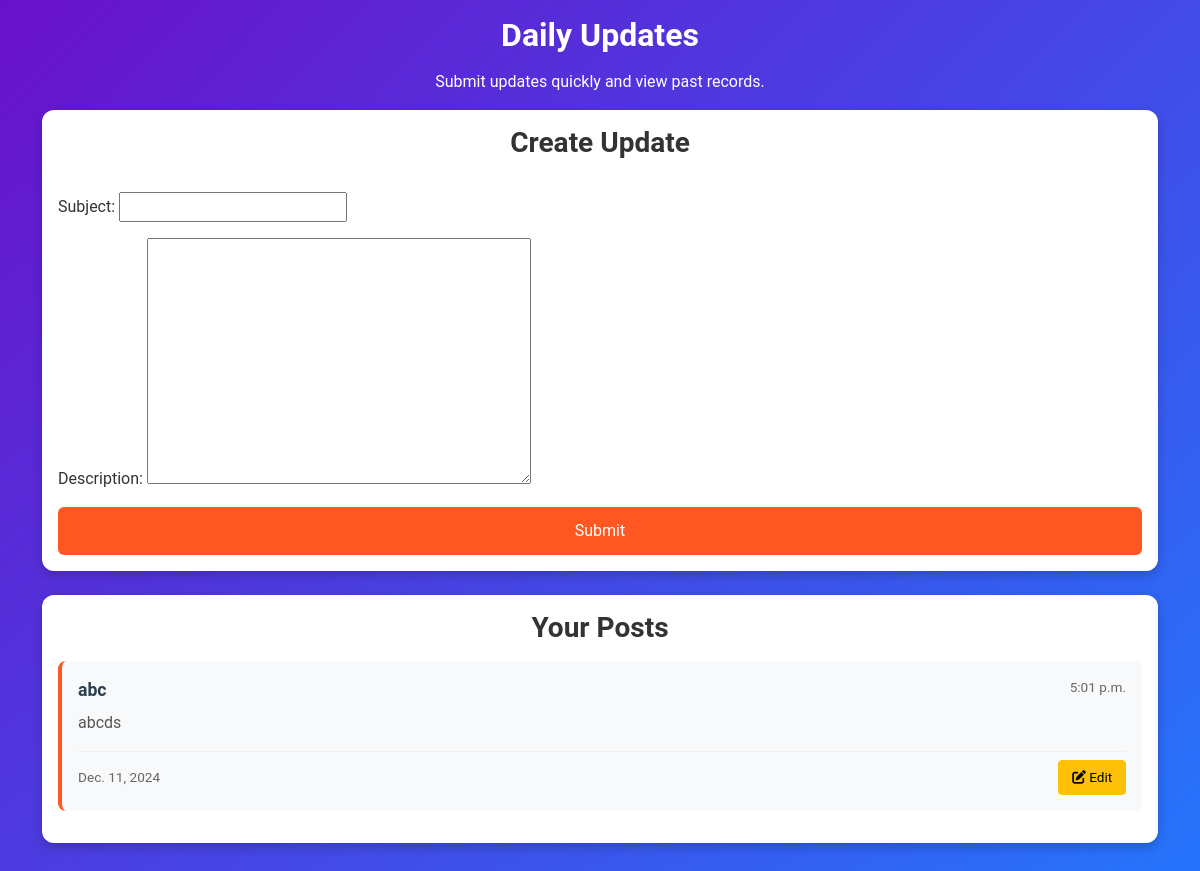
The page /daily-update/ (signed in) on the database its author committed.
### group/models.py (models this page shows, shortened)
class DailyUpdate(models.Model):
    employee = models.ForeignKey(User, on_delete=models.CASCADE)  # Assuming User model is used for employees
    subject = models.CharField(max_length=255)
    description = models.TextField()
    date = models.DateField(auto_now_add=True)  # Automatically set to today's date on creation
    time = models.TimeField(auto_now_add=True)  # Automatically set to current time on creation
    created_at = models.DateTimeField(auto_now_add=True)

### group/views.py (the view)
# urls.py: path('daily-update/', views.daily_update, name='daily_update'),  # For new posts
@login_required  # Change from @employee_login_required
def daily_update(request, post_id=None):
    try:
        employee = request.user
        post = None
        if post_id:
            post = DailyUpdate.objects.filter(id=post_id, employee=employee).first()
            if not post:
                messages.error(request, "Update not found or access denied.")
                return redirect('daily_update')
        if request.method == 'POST':
            form = DailyUpdateForm(request.POST, instance=post)
            if form.is_valid():
                updated_post = form.save(commit=False)
                updated_post.employee = employee
                updated_post.save()
                messages.success(request, "Update saved successfully.")
                return redirect('daily_update')
            else:
                messages.error(request, "Please correct the errors below.")
        else:
            form = DailyUpdateForm(instance=post)
        employee_posts = DailyUpdate.objects.filter(employee=employee)
        return render(request, 'daily_update.html', {
            'form': form,
            'employee_posts': employee_posts,
            'post': post,
        })
    except Exception as e:
        messages.error(request, f"An error occurred: {str(e)}")
        logger.error(f"Error in daily_update: {str(e)}")
        return redirect('employee_dashboard')

### group/forms.py
class DailyUpdateForm(forms.ModelForm):
    class Meta:
        model = DailyUpdate
        fields = ['subject', 'description']  # Exclude 'date' and 'time'

### templates/daily_update.html (shortened to what this page needs)
<!DOCTYPE html>
<html lang="en">
<head>
    <link rel="stylesheet" href="https://cdnjs.cloudflare.com/ajax/libs/bootstrap/5.3.0/css/bootstrap.min.css">
    <link rel="stylesheet" href="https://cdnjs.cloudflare.com/ajax/libs/font-awesome/6.0.0/css/all.min.css">
</head>
<body>
<div class="container py-3">
    <div class="text-center mb-3">
        <h2>Daily Updates</h2>
        <p>Submit updates quickly and view past records.</p>
    </div>
    <div class="card">
        <h3>{% if post %} Edit Update {% else %} Create Update {% endif %}</h3>
        <form method="POST" class="mt-3">
            {{ form.as_p }}
            <button type="submit" class="btn btn-primary">
                {% if post %} Update {% else %} Submit {% endif %}
            </button>
        </form>
    </div>
    <div class="card">
        <h3>Your Posts</h3>
        <div class="posts-container">
            {% for post in employee_posts %}
            <div class="post-card">
                <div class="post-header">
                    <div class="post-subject">{{ post.subject }}</div>
                    <div class="post-time">{{ post.time }}</div>
                </div>
                <div class="post-description">
                    {{ post.description }}
                </div>
                <div class="post-footer">
                    <div class="post-date">{{ post.date }}</div>
                    <a href="{% url 'daily_update' post.id %}" class="btn btn-warning btn-sm">
                        <i class="fa fa-edit"></i> Edit
                    </a>
                </div>
            </div>
            {% empty %}
            <div class="text-center text-muted">
                <p>No updates yet!</p>
            </div>
            {% endfor %}
        </div>
    </div>
</div>
</body>
</html>

### templates/daily_update.html (style rules this page uses)
body { background: linear-gradient(135deg, #6a11cb, #2575fc); font-family: 'Roboto', sans-serif; color: #fff; min-height: 100vh; }
h2, h3 { text-align: center; font-weight: bold; margin-bottom: 1rem; }
.card { border: none; border-radius: 12px; background: #ffffff; color: #333; margin-bottom: 1.5rem; box-shadow: 0px 4px 12px rgba(0, 0, 0, 0.2); padding: 1rem; width: 100%; max-width: 100%; overflow: hidden; }
form { width: 100%; max-width: 100%; }
.post-card { background: #f8f9fa; border-radius: 8px; padding: 1rem; margin-bottom: 1rem; border-left: 4px solid #ff5722; }
.post-header { display: flex; justify-content: space-between; align-items: flex-start; margin-bottom: 0.5rem; }
.post-subject { font-weight: bold; font-size: 1.1rem; color: #2c3e50; margin-right: 1rem; }
.post-time { font-size: 0.85rem; color: #666; white-space: nowrap; }
.post-description { color: #555; margin: 0.5rem 0; word-wrap: break-word; }
.post-footer { display: flex; justify-content: space-between; align-items: center; margin-top: 1rem; padding-top: 0.5rem; border-top: 1px solid #eee; }
.post-date { font-size: 0.85rem; color: #666; }
.btn-primary { background: #ff5722; border: none; width: 100%; font-size: 1rem; padding: 0.75rem; }
.btn-warning { font-size: 0.85rem; padding: 0.4rem 0.8rem; }

### rows shown on the page
DailyUpdate: subject "abc", time "5:01 p.m.", description "abcds", date "Dec. 11, 2024"
